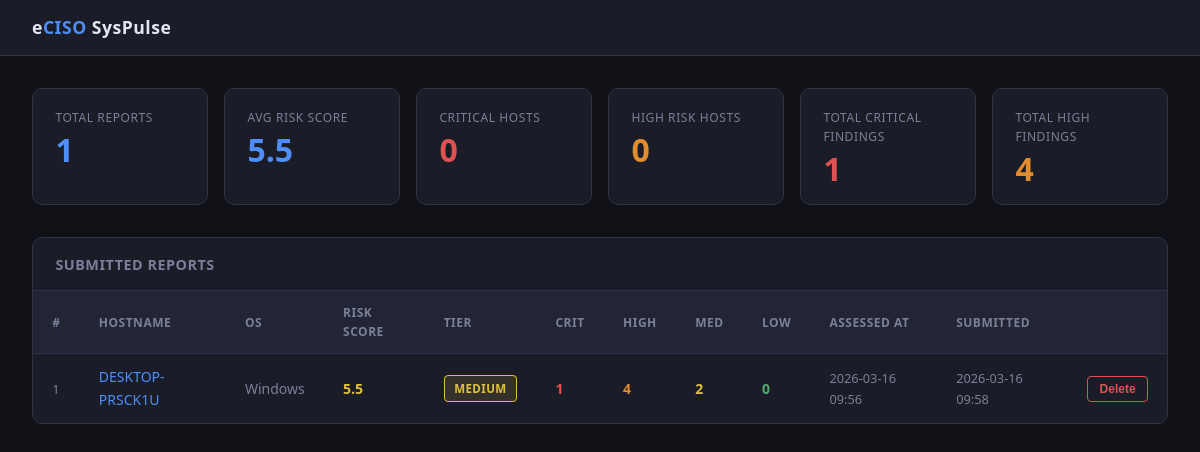
Before: / with the older database file.
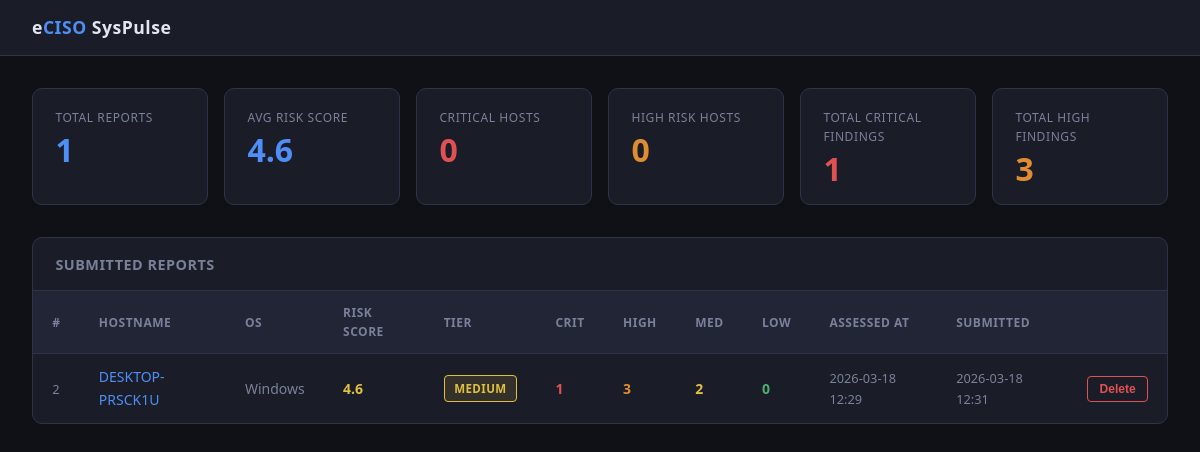
After: the same page with the newer database file.
### tables this page shows
CREATE TABLE reports (
                id           INTEGER PRIMARY KEY AUTOINCREMENT,
                hostname     TEXT    NOT NULL,
                os_name      TEXT,
                assessed_at  TEXT    NOT NULL,
                submitted_at TEXT    NOT NULL,
                overall_score REAL   NOT NULL,
                tier         TEXT    NOT NULL,
                critical_count INTEGER DEFAULT 0,
                high_count     INTEGER DEFAULT 0,
                medium_count   INTEGER DEFAULT 0,
                low_count      INTEGER DEFAULT 0,
                total_findings INTEGER DEFAULT 0,
                raw_json     TEXT    NOT NULL
            );

### main.py (the view)
@app.get("/", response_class=HTMLResponse)
def dashboard(request: Request) -> HTMLResponse:
    reports = db.list_reports()
    stats   = db.get_stats()
    return templates.TemplateResponse("dashboard.html", {
        "request": request,
        "reports": reports,
        "stats":   stats,
    })

### templates/dashboard.html (shortened to what this page needs)
<!DOCTYPE html>
<html lang="en">
<head>
  <link rel="stylesheet" href="/static/style.css">
</head>
<body>
<header>
  <div class="logo">e<span>CISO</span> SysPulse</div>
</header>
<main>
  <div class="stats-grid">
    <div class="stat-card neutral">
      <div class="label">Total Reports</div>
      <div class="value">{{ stats.get('total_reports', 0) }}</div>
    </div>
    <div class="stat-card neutral">
      <div class="label">Avg Risk Score</div>
      <div class="value">
        {% if stats.get('avg_score') is not none %}
          {{ "%.1f"|format(stats['avg_score']) }}
        {% else %}—{% endif %}
      </div>
    </div>
    <div class="stat-card critical">
      <div class="label">Critical Hosts</div>
      <div class="value">{{ stats.get('critical_hosts', 0) }}</div>
    </div>
    <div class="stat-card high">
      <div class="label">High Risk Hosts</div>
      <div class="value">{{ stats.get('high_hosts', 0) }}</div>
    </div>
    <div class="stat-card critical">
      <div class="label">Total Critical Findings</div>
      <div class="value">{{ stats.get('total_critical', 0) }}</div>
    </div>
    <div class="stat-card high">
      <div class="label">Total High Findings</div>
      <div class="value">{{ stats.get('total_high', 0) }}</div>
    </div>
  </div>
  <div class="card">
    <div class="card-header">Submitted Reports</div>
    {% if reports %}
    <table>
      <thead>
        <tr>
          <th>#</th>
          <th>Hostname</th>
          <th>OS</th>
          <th>Risk Score</th>
          <th>Tier</th>
          <th>Crit</th>
          <th>High</th>
          <th>Med</th>
          <th>Low</th>
          <th>Assessed At</th>
          <th>Submitted</th>
          <th></th>
        </tr>
      </thead>
      <tbody>
        {% for r in reports %}
        {% set tier_lc = r['tier']|lower %}
        <tr>
          <td style="color:var(--muted);font-size:.8rem;">{{ r['id'] }}</td>
          <td><a href="/report/{{ r['id'] }}">{{ r['hostname'] }}</a></td>
          <td style="color:var(--muted);">{{ r['os_name'] or '—' }}</td>
          <td>
            <span style="font-weight:700;color:
              {%- if tier_lc == 'critical' %}var(--critical)
              {%- elif tier_lc == 'high' %}var(--high)
              {%- elif tier_lc == 'medium' %}var(--medium)
              {%- else %}var(--low){% endif %};">
              {{ "%.1f"|format(r['overall_score']) }}
            </span>
          </td>
          <td>
            <span class="badge badge-{{ tier_lc }}">{{ r['tier'] }}</span>
          </td>
          <td style="color:var(--critical);font-weight:600;">{{ r['critical_count'] }}</td>
          <td style="color:var(--high);font-weight:600;">{{ r['high_count'] }}</td>
          <td style="color:var(--medium);font-weight:600;">{{ r['medium_count'] }}</td>
          <td style="color:var(--low);font-weight:600;">{{ r['low_count'] }}</td>
          <td style="color:var(--muted);font-size:.8rem;">{{ r['assessed_at'][:16].replace('T',' ') }}</td>
          <td style="color:var(--muted);font-size:.8rem;">{{ r['submitted_at'][:16].replace('T',' ') }}</td>
          <td>
            <form method="post" action="/report/{{ r['id'] }}/delete"
                  onsubmit="return confirm('Delete report #{{ r['id'] }} for {{ r['hostname'] }}?')">
              <button class="btn-delete" type="submit">Delete</button>
            </form>
          </td>
        </tr>
        {% endfor %}
      </tbody>
    </table>
    {% else %}
    <div class="empty-state">
      <h2>No reports yet</h2>
      <p>Run <code>syspulse scan</code> and choose option 2 to submit a report.</p>
    </div>
    {% endif %}
  </div>
</main>
</body>
</html>

### static/style.css (style rules this page uses)
:root { --bg: #0f1117; --surface: #1a1d27; --surface2: #222535; --border: #2e3347; --text: #e2e6f0; --muted: #7a8099; --accent: #4f8ef7; --critical: #e05252; --high: #e08c30; --medium: #e0c040; --low: #4caf70; --info: #6ab0e0; --critical-bg: rgba(224,82,82,.12); --high-bg: rgba(224,140,48,.12); --medium-bg: rgba(224,192,64,.12); --low-bg: rgba(76,175,112,.12); }
*, *::before, *::after { box-sizing: border-box; margin: 0; padding: 0; }
body { font-family: 'Segoe UI', system-ui, sans-serif; background: var(--bg); color: var(--text); min-height: 100vh; font-size: 14px; line-height: 1.6; }
a { color: var(--accent); text-decoration: none; }
header { background: var(--surface); border-bottom: 1px solid var(--border); padding: 0 2rem; display: flex; align-items: center; gap: 1rem; height: 56px; }
header .logo { font-weight: 700; font-size: 1.1rem; color: var(--text); letter-spacing: .5px; }
header .logo span { color: var(--accent); }
main { max-width: 1200px; margin: 0 auto; padding: 2rem; }
.stats-grid { display: grid; grid-template-columns: repeat(auto-fit, minmax(160px, 1fr)); gap: 1rem; margin-bottom: 2rem; }
.stat-card { background: var(--surface); border: 1px solid var(--border); border-radius: 10px; padding: 1.2rem 1.4rem; }
.stat-card .label { font-size: .75rem; color: var(--muted); text-transform: uppercase; letter-spacing: .6px; margin-bottom: .4rem; }
.stat-card .value { font-size: 2rem; font-weight: 700; line-height: 1; }
.stat-card.critical .value { color: var(--critical); }
.stat-card.high .value { color: var(--high); }
.stat-card.neutral .value { color: var(--accent); }
.card { background: var(--surface); border: 1px solid var(--border); border-radius: 10px; overflow: hidden; margin-bottom: 2rem; }
.card-header { padding: .9rem 1.4rem; border-bottom: 1px solid var(--border); font-weight: 600; font-size: .9rem; color: var(--muted); text-transform: uppercase; letter-spacing: .5px; }
table { width: 100%; border-collapse: collapse; }
th, td { padding: .75rem 1.2rem; text-align: left; border-bottom: 1px solid var(--border); }
th { font-size: .75rem; text-transform: uppercase; letter-spacing: .5px; color: var(--muted); font-weight: 600; background: var(--surface2); }
tr:last-child td { border-bottom: none; }
.badge { display: inline-block; padding: .2rem .6rem; border-radius: 4px; font-size: .72rem; font-weight: 700; letter-spacing: .4px; text-transform: uppercase; }
.badge-medium { background: var(--medium-bg); color: var(--medium); border: 1px solid var(--medium); }
.btn-delete { background: transparent; border: 1px solid var(--critical); color: var(--critical); border-radius: 4px; padding: .3rem .7rem; cursor: pointer; font-size: .75rem; font-weight: 600; }

Changed rows visible on the page:
removed reports: id "1", hostname "DESKTOP-PRSCK1U", os_name "Windows", overall_score "5.5", tier "MEDIUM", critical_count "1", high_count "4", medium_count "2", low_count "0", assessed_at "2026-03-16 09:56", submitted_at "2026-03-16 09:58"
added reports: id "2", hostname "DESKTOP-PRSCK1U", os_name "Windows", overall_score "4.6", tier "MEDIUM", critical_count "1", high_count "3", medium_count "2", low_count "0", assessed_at "2026-03-18 12:29", submitted_at "2026-03-18 12:31"
Other visible differences:
{{ "%.1f"|format(stats['avg_score']) }}: "5.5" → "4.6"
{{ stats.get('total_high', 0) }}: "4" → "3"
